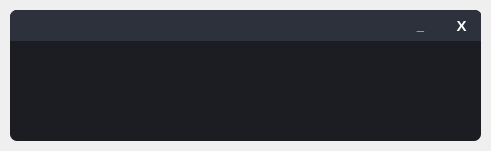
<?xml version="1.0" encoding="UTF-8"?>
<ui version="4.0">
 <class>Form</class>
 <widget class="QWidget" name="Form">
  <property name="geometry">
   <rect>
    <x>0</x>
    <y>0</y>
    <width>491</width>
    <height>151</height>
   </rect>
  </property>
  <property name="windowTitle">
   <string>Form</string>
  </property>
  <widget class="QFrame" name="Window">
   <property name="geometry">
    <rect>
     <x>10</x>
     <y>10</y>
     <width>471</width>
     <height>131</height>
    </rect>
   </property>
   <property name="styleSheet">
    <string notr="true">QFrame{
	border-radius: 7px;
	background-color: #1B1D23;
}

QScrollBar:vertical{
	border: none;
    background: #595F76;
    width: 15px;
    margin: 15px 0 15px 0;
	border-radius: 0px;
 }

QScrollBar::handle:vertical{	
	background-color: #494E61;
	min-height: 30px;
}
QScrollBar::handle:vertical:hover{	
	background-color: #D5006A;
}
QScrollBar::handle:vertical:pressed{	
	background-color: #B9005C;
}

QScrollBar::sub-line:vertical{
	border: none;
	background-color: #3A3F50;
	height: 15px;
	border-top-left-radius: 7px;
	border-top-right-radius: 7px;
	subcontrol-position: top;
	subcontrol-origin: margin;
}
QScrollBar::sub-line:vertical:hover{	
	background-color: #D5006A;
}
QScrollBar::sub-line:vertical:pressed{	
	background-color: #B9005C;
}

QScrollBar::add-line:vertical{
	border: none;
	background-color: #3A3F50;
	height: 15px;
	border-bottom-left-radius: 7px;
	border-bottom-right-radius: 7px;
	subcontrol-position: bottom;
	subcontrol-origin: margin;
}
QScrollBar::add-line:vertical:hover{	
	background-color: #D5006A;
}
QScrollBar::add-line:vertical:pressed{	
	background-color: #B9005C;
}

QScrollBar::up-arrow:vertical, QScrollBar::down-arrow:vertical{
	background: none;
}
QScrollBar::add-page:vertical, QScrollBar::sub-page:vertical{
	background: none;
}

QScrollBar:horizontal{
	border: none;
    background: #595F76;
	height: 15px;
	margin: 0px 15 0px 15;
	border-radius: opx;
 }

QScrollBar::handle:horizontal{	
	background-color: #494E61;
	min-width: 30px;
}
QScrollBar::handle:horizontal:hover{	
	background-color: #D5006A;
}
QScrollBar::handle:horizontal:pressed{	
	background-color: #B9005C;
}

QScrollBar::sub-line:horizontal{
	border: none;
	background-color: #3A3F50;
	width: 15px;
	border-top-left-radius: 7px;
	border-bottom-left-radius: 7px;
	subcontrol-position: left;
	subcontrol-origin: margin;
}
QScrollBar::sub-line:horizontal:hover{	
	background-color:#D5006A;
}
QScrollBar::sub-line:horizontal:pressed{	
	background-color: #B9005C;
}

QScrollBar::add-line:horizontal{
	border: none;
	background-color: #3A3F50;
	width: 15px;
	border-top-right-radius: 7px;
	border-bottom-right-radius: 7px;
	subcontrol-position: right;
	subcontrol-origin: margin;
}
QScrollBar::add-line:horizontal:hover{	
	background-color: #D5006A;
}
QScrollBar::add-line:horizontal:pressed{	
	background-color: #B9005C;
}

QScrollBar::up-arrow:horizontal, QScrollBar::down-arrow:horizontal{
	background: none;
}
QScrollBar::add-page:horizontal, QScrollBar::sub-page:horizontal{
	background: none;
}</string>
   </property>
   <property name="frameShape">
    <enum>QFrame::StyledPanel</enum>
   </property>
   <property name="frameShadow">
    <enum>QFrame::Raised</enum>
   </property>
   <widget class="QFrame" name="WindowFrame">
    <property name="geometry">
     <rect>
      <x>0</x>
      <y>0</y>
      <width>471</width>
      <height>31</height>
     </rect>
    </property>
    <property name="styleSheet">
     <string notr="true">QFrame{
	border-bottom-left-radius: 0px;
	border-bottom-right-radius: 0px;
	background-color: #2C313C;
}</string>
    </property>
    <property name="frameShape">
     <enum>QFrame::StyledPanel</enum>
    </property>
    <property name="frameShadow">
     <enum>QFrame::Raised</enum>
    </property>
    <widget class="QPushButton" name="CloseWindowButton">
     <property name="geometry">
      <rect>
       <x>431</x>
       <y>0</y>
       <width>41</width>
       <height>31</height>
      </rect>
     </property>
     <property name="font">
      <font>
       <pointsize>11</pointsize>
       <weight>75</weight>
       <bold>true</bold>
      </font>
     </property>
     <property name="cursor">
      <cursorShape>PointingHandCursor</cursorShape>
     </property>
     <property name="styleSheet">
      <string notr="true">QPushButton{
	color: white;
	border: none;
	border-top-right-radius: 7px;
	background-color: #2C313C;
}

QPushButton:hover{
	background-color: #45494D;
}

QPushButton:pressed{
	color: #EA2F4E;
}</string>
     </property>
     <property name="text">
      <string>X</string>
     </property>
    </widget>
    <widget class="QPushButton" name="MinimizeWindowButton">
     <property name="geometry">
      <rect>
       <x>390</x>
       <y>0</y>
       <width>41</width>
       <height>31</height>
      </rect>
     </property>
     <property name="font">
      <font>
       <pointsize>10</pointsize>
       <weight>75</weight>
       <bold>true</bold>
      </font>
     </property>
     <property name="cursor">
      <cursorShape>PointingHandCursor</cursorShape>
     </property>
     <property name="styleSheet">
      <string notr="true">QPushButton{
	color: white;
	border: none;
	background-color: #2C313C;
}

QPushButton:hover{
	background-color: #45494D;
}

QPushButton:pressed{
	color: #EA2F4E;
}</string>
     </property>
     <property name="text">
      <string>_</string>
     </property>
     <property name="default">
      <bool>false</bool>
     </property>
    </widget>
   </widget>
   <widget class="QLabel" name="Label">
    <property name="geometry">
     <rect>
      <x>20</x>
      <y>40</y>
      <width>431</width>
      <height>21</height>
     </rect>
    </property>
    <property name="sizePolicy">
     <sizepolicy hsizetype="Minimum" vsizetype="Fixed">
      <horstretch>0</horstretch>
      <verstretch>0</verstretch>
     </sizepolicy>
    </property>
    <property name="font">
     <font>
      <pointsize>11</pointsize>
      <weight>75</weight>
      <italic>false</italic>
      <bold>true</bold>
      <underline>false</underline>
      <strikeout>false</strikeout>
      <kerning>true</kerning>
     </font>
    </property>
    <property name="styleSheet">
     <string notr="true">QLabel{
	color: white;
}</string>
    </property>
    <property name="text">
     <string/>
    </property>
    <property name="alignment">
     <set>Qt::AlignCenter</set>
    </property>
   </widget>
  </widget>
 </widget>
 <resources/>
 <connections/>
</ui>
